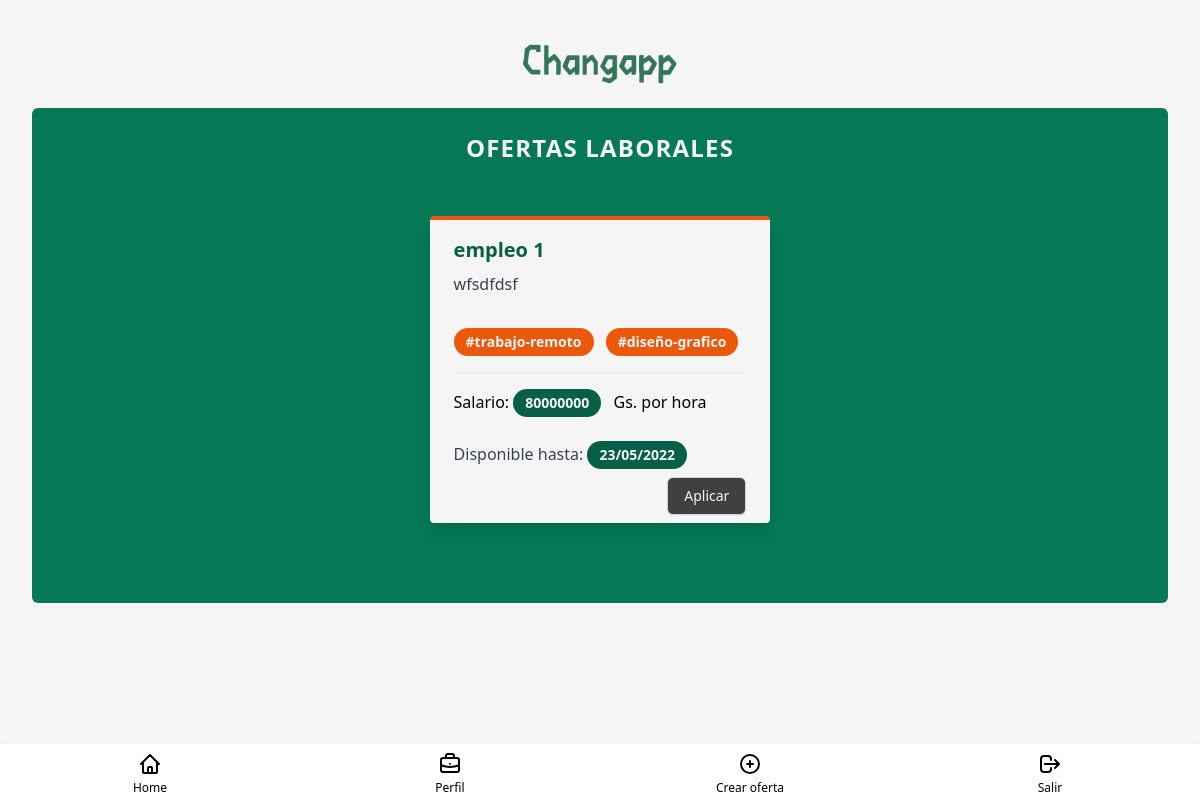
Page /find-job on the earlier database version.
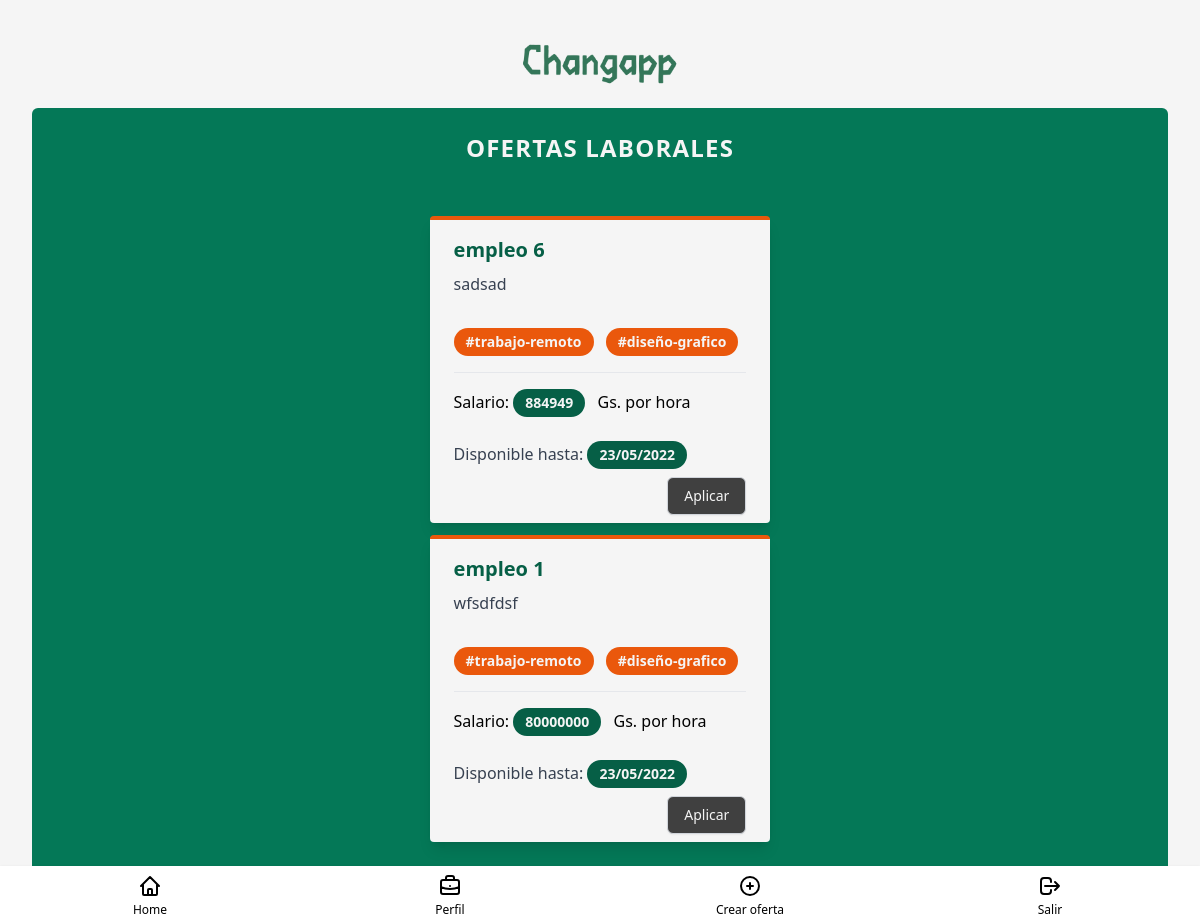
Same page on the later database version.
### app.py (models this page shows)
class Job(db.Model): # datos empleo
    job_id = db.Column(db.Integer,primary_key=True)
    job_name = db.Column(db.String(200))
    job_desc = db.Column(db.String(200))
    job_price = db.Column(db.String(200))
    job_done = db.Column(db.Boolean(200))

### app.py (the view)
@app.route('/find-job', methods=['GET'])
def find_job():
    jobs= Job.query.all()
    return render_template('find_job.html', jobs=jobs)

### templates/find_job.html (shortened to what the changed rows need)
<html>
<head>
  <script src="https://cdn.tailwindcss.com"></script>
</head>
<body class="bg-neutral-100">
    <div class="max-w-[85rem] mx-auto mt-1 px-4 sm:px-6 lg:px-8 p-auto ">
        <div class="bg-emerald-700 rounded-md">
            <br><p class="flex flex-col items-center align-center font-bold text-2xl text-neutral-100 p-auto tracking-wider	">OFERTAS LABORALES</p>
            <div class="flex flex-col items-center p-10">
        {% for job in jobs[::-1] %}
        <div class="bg-neutral-100 max-w-sm rounded shadow-lg border-t-4 border-orange-600 mt-3">
            <div class="px-6 py-4 ">
                <div class="font-bold text-xl mb-2 text-emerald-800">{{ job.job_name }}</div>
                <p class="text-gray-700 text-base">{{ job.job_desc }}</p>
            </div>
            <div class="mt-0 px-6 pt-4 pb-2">
                <span
                    class="inline-block bg-orange-600 rounded-full px-3 py-1 text-sm font-semibold text-neutral-100 mr-2 mb-2">#trabajo-remoto</span>
                <span
                    class="mb-4 inline-block bg-orange-600 rounded-full px-3 py-1 text-sm font-semibold text-neutral-100 mr-2 mb-2">
                    #diseño-grafico </span>
        <hr class="solid border-t"></hr>
                <div class="mt-2 px- pt-2 pb-">
                    <p class="text-black text-base">
                        Salario: <span
                        class="inline-block bg-emerald-800 rounded-full px-3 py-1 text-sm font-semibold text-neutral-100 mr-2 mb-2">
                        {{ job.job_price }}</span> Gs. por hora </p>
                    <p class="mt-4 text-gray-700 text-base">
                        Disponible hasta: <span
                        class="inline-block bg-emerald-800 rounded-full px-3 py-1 text-sm font-semibold text-neutral-100 mr-2 mb-2">
                        23/05/2022 </span> </p>
                        <div class="flex justify-end items-bottom">
                            <button type="button"
                              class="bg-neutral-700 py-2 px-4 border border-gray-300 rounded-md shadow-sm text-sm font-medium text-neutral-100 hover:bg-emerald-700 focus:outline-none focus:ring-2 focus:ring-offset-2 focus:ring-emerald-800">Aplicar</button>
                </div>
            </div>
        </div>
    </div>
    {% endfor %}
</body>

Differences in the rows shown:
added Job: job_name "empleo 6", job_desc "sadsad", job_price "884949"
